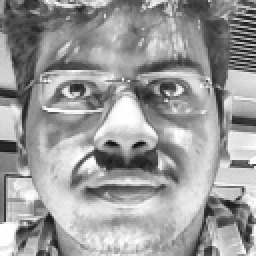
#> input picture backend/data/existing_users/WIN_20250923_10_53_44_Pro.jpg, 128 x 128 px (shown 2 times larger)
$ python -i enhancement_service.py   (imports and definitions only)
#> lines starting #> are read from the running program, lines starting #| are printed output that depends on the picture
# backend/app/services/enhancement_service.py
# COMPLETE FILE - Replace entire content

import cv2
import numpy as np
from app.core.config import settings

class ImageEnhancer:
    """
    Image enhancement service wrapping enhance.py functionality
    """

    def __init__(self):
        self.clahe_clip_limit = settings.CLAHE_CLIP_LIMIT
        self.clahe_grid_size = (settings.CLAHE_GRID_SIZE, settings.CLAHE_GRID_SIZE)
        self.gamma = settings.GAMMA_CORRECTION

    def gamma_correction(self, image: np.ndarray, gamma: float = None) -> np.ndarray:
        """
        Apply gamma correction to image

        Args:
            image: Input grayscale image
            gamma: Gamma value (default from settings)

        Returns:
            Gamma corrected image
        """
        if gamma is None:
            gamma = self.gamma

        inv_gamma = 1.0 / gamma
        table = np.array([
            ((i / 255.0) ** inv_gamma) * 255
            for i in np.arange(0, 256)
        ]).astype("uint8")

        return cv2.LUT(image, table)

    def enhance_image(self, image: np.ndarray) -> np.ndarray:
        """
        Apply enhancement pipeline to normalize image

        Args:
            image: Input image (BGR or grayscale)

        Returns:
            Enhanced grayscale image
        """
        # Convert to grayscale if needed
        if len(image.shape) == 3:
            gray = cv2.cvtColor(image, cv2.COLOR_BGR2GRAY)
        else:
            gray = image.copy()

        # Apply CLAHE
        clahe = cv2.createCLAHE(
            clipLimit=self.clahe_clip_limit,
            tileGridSize=self.clahe_grid_size
        )
        enhanced = clahe.apply(gray)

        # Apply gamma correction
        enhanced = self.gamma_correction(enhanced, self.gamma)

        return enhanced

    def enhance_roi(self, roi_image: np.ndarray) -> np.ndarray:
        """
        Apply enhancement specifically to ROI region

        Args:
            roi_image: Input ROI image (should already be grayscale)

        Returns:
            Enhanced ROI image
        """
        # Ensure grayscale
        if len(roi_image.shape) == 3:
            roi_image = cv2.cvtColor(roi_image, cv2.COLOR_BGR2GRAY)

        # Apply CLAHE
        clahe = cv2.createCLAHE(
            clipLimit=self.clahe_clip_limit,
            tileGridSize=self.clahe_grid_size
        )
        enhanced = clahe.apply(roi_image)

        # Apply gamma correction
        enhanced = self.gamma_correction(enhanced, self.gamma)

        return enhanced


# Singleton instance
image_enhancer = ImageEnhancer()

>>> import cv2
>>> picture = cv2.imread('../../data/existing_users/WIN_20250923_10_53_44_Pro.jpg')
#> picture is the input picture: shape (128, 128, 3); min 15, max 255, mean 154.8
>>> result = ImageEnhancer().enhance_image(picture)
#> in enhance_image, `enhanced = clahe.apply(gray)`:
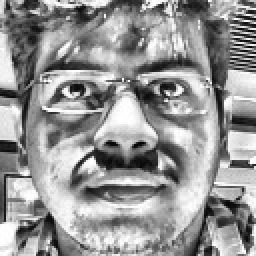
#> enhanced: shape (128, 128) (shown 2 times larger); min 4, max 255, mean 148.9

$ run again, on backend/data/existing_users/WIN_20250924_14_24_17_Pro.jpg
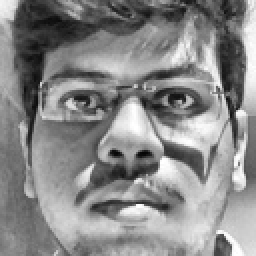
#> input picture backend/data/existing_users/WIN_20250924_14_24_17_Pro.jpg, 128 x 128 px (shown 2 times larger)
#> picture is the input picture: shape (128, 128, 3); min 5, max 255, mean 136.6
#> in enhance_image, `enhanced = clahe.apply(gray)`:
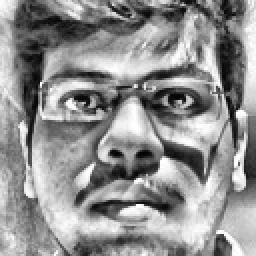
#> enhanced: shape (128, 128) (shown 2 times larger); min 3, max 255, mean 143.6

$ run again, on backend/data/existing_users/WIN_20250924_14_29_16_Pro.jpg
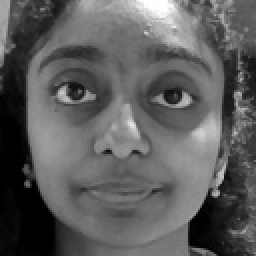
#> input picture backend/data/existing_users/WIN_20250924_14_29_16_Pro.jpg, 128 x 128 px (shown 2 times larger)
#> picture is the input picture: shape (128, 128, 3); min 0, max 255, mean 92.6
#> in enhance_image, `enhanced = clahe.apply(gray)`:
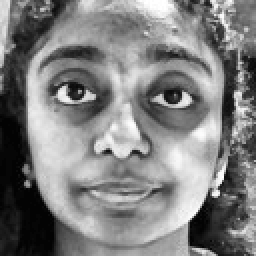
#> enhanced: shape (128, 128) (shown 2 times larger); min 2, max 255, mean 127.8

$ run again, on backend/data/existing_users/WIN_20250924_14_29_27_Pro.jpg
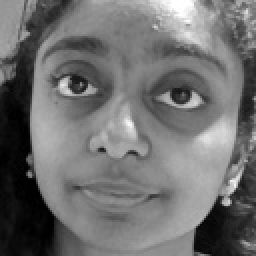
#> input picture backend/data/existing_users/WIN_20250924_14_29_27_Pro.jpg, 128 x 128 px (shown 2 times larger)
#> picture is the input picture: shape (128, 128, 3); min 0, max 255, mean 111.4
#> in enhance_image, `enhanced = clahe.apply(gray)`:
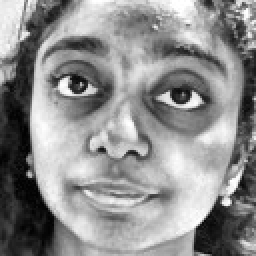
#> enhanced: shape (128, 128) (shown 2 times larger); min 2, max 255, mean 142
